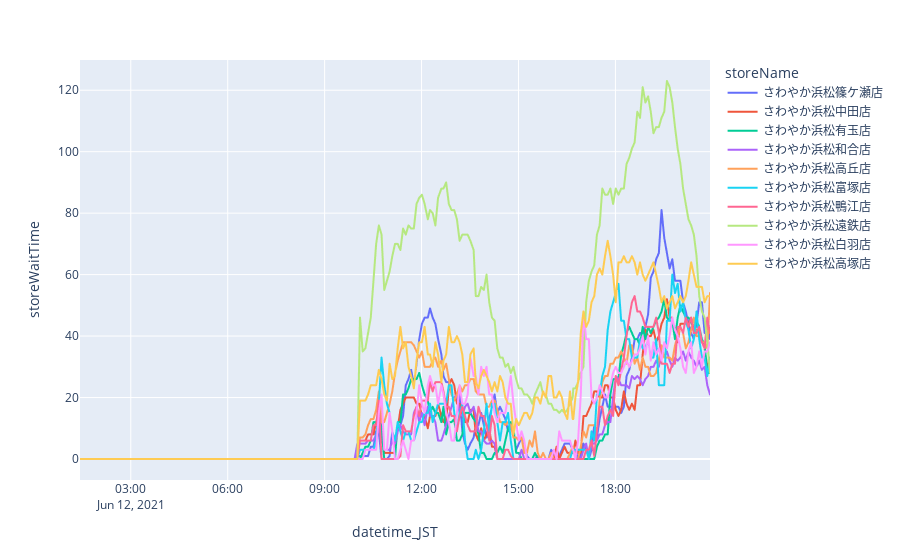

The code cell stored with this chart in its notebook:
### Code cell
import plotly.express as px

fig = px.line(final_df[final_df['storeName'].str.contains("浜松")], x="datetime_JST", y="storeWaitTime", color='storeName')
# fig = px.line(final_df, x="datetime_JST", y="storeWaitTime", color='storeName')
fig.show()

### Figure 1 — Plotly figure (JSON) as saved in the notebook; plotly's stock layout.template omitted (floating-point values rounded to 4 significant figures; data arrays with more than 128 entries replaced by an {"elided": "..."} marker saying what was removed)
{"data": [{"hovertemplate": "storeName=さわやか浜松篠ケ瀬店<br>datetime_JST=%{x}<br>storeWaitTime=%{y}<extra></extra>", "legendgroup": "さわやか浜松篠ケ瀬店", "line": {"color": "#636efa", "dash": "solid"}, "mode": "lines", "name": "さわやか浜松篠ケ瀬店", "showlegend": true, "type": "scattergl", "x": {"elided": "236 str values"}, "xaxis": "x", "y": {"elided": "236 int values"}, "yaxis": "y"}, {"hovertemplate": "storeName=さわやか浜松中田店<br>datetime_JST=%{x}<br>storeWaitTime=%{y}<extra></extra>", "legendgroup": "さわやか浜松中田店", "line": {"color": "#EF553B", "dash": "solid"}, "mode": "lines", "name": "さわやか浜松中田店", "showlegend": true, "type": "scattergl", "x": {"elided": "236 str values"}, "xaxis": "x", "y": {"elided": "236 int values"}, "yaxis": "y"}, {"hovertemplate": "storeName=さわやか浜松有玉店<br>datetime_JST=%{x}<br>storeWaitTime=%{y}<extra></extra>", "legendgroup": "さわやか浜松有玉店", "line": {"color": "#00cc96", "dash": "solid"}, "mode": "lines", "name": "さわやか浜松有玉店", "showlegend": true, "type": "scattergl", "x": {"elided": "236 str values"}, "xaxis": "x", "y": {"elided": "236 int values"}, "yaxis": "y"}, {"hovertemplate": "storeName=さわやか浜松和合店<br>datetime_JST=%{x}<br>storeWaitTime=%{y}<extra></extra>", "legendgroup": "さわやか浜松和合店", "line": {"color": "#ab63fa", "dash": "solid"}, "mode": "lines", "name": "さわやか浜松和合店", "showlegend": true, "type": "scattergl", "x": {"elided": "236 str values"}, "xaxis": "x", "y": {"elided": "236 int values"}, "yaxis": "y"}, {"hovertemplate": "storeName=さわやか浜松高丘店<br>datetime_JST=%{x}<br>storeWaitTime=%{y}<extra></extra>", "legendgroup": "さわやか浜松高丘店", "line": {"color": "#FFA15A", "dash": "solid"}, "mode": "lines", "name": "さわやか浜松高丘店", "showlegend": true, "type": "scattergl", "x": {"elided": "236 str values"}, "xaxis": "x", "y": {"elided": "236 int values"}, "yaxis": "y"}, {"hovertemplate": "storeName=さわやか浜松富塚店<br>datetime_JST=%{x}<br>storeWaitTime=%{y}<extra></extra>", "legendgroup": "さわやか浜松富塚店", "line": {"color": "#19d3f3", "dash": "solid"}, "mode": "lines", "name": "さわやか浜松富塚店", "showlegend": true, "type": "scattergl", "x": {"elided": "236 str values"}, "xaxis": "x", "y": {"elided": "236 int values"}, "yaxis": "y"}, {"hovertemplate": "storeName=さわやか浜松鴨江店<br>datetime_JST=%{x}<br>storeWaitTime=%{y}<extra></extra>", "legendgroup": "さわやか浜松鴨江店", "line": {"color": "#FF6692", "dash": "solid"}, "mode": "lines", "name": "さわやか浜松鴨江店", "showlegend": true, "type": "scattergl", "x": {"elided": "236 str values"}, "xaxis": "x", "y": {"elided": "236 int values"}, "yaxis": "y"}, {"hovertemplate": "storeName=さわやか浜松遠鉄店<br>datetime_JST=%{x}<br>storeWaitTime=%{y}<extra></extra>", "legendgroup": "さわやか浜松遠鉄店", "line": {"color": "#B6E880", "dash": "solid"}, "mode": "lines", "name": "さわやか浜松遠鉄店", "showlegend": true, "type": "scattergl", "x": {"elided": "236 str values"}, "xaxis": "x", "y": {"elided": "236 int values"}, "yaxis": "y"}, {"hovertemplate": "storeName=さわやか浜松白羽店<br>datetime_JST=%{x}<br>storeWaitTime=%{y}<extra></extra>", "legendgroup": "さわやか浜松白羽店", "line": {"color": "#FF97FF", "dash": "solid"}, "mode": "lines", "name": "さわやか浜松白羽店", "showlegend": true, "type": "scattergl", "x": {"elided": "236 str values"}, "xaxis": "x", "y": {"elided": "236 int values"}, "yaxis": "y"}, {"hovertemplate": "storeName=さわやか浜松高塚店<br>datetime_JST=%{x}<br>storeWaitTime=%{y}<extra></extra>", "legendgroup": "さわやか浜松高塚店", "line": {"color": "#FECB52", "dash": "solid"}, "mode": "lines", "name": "さわやか浜松高塚店", "showlegend": true, "type": "scattergl", "x": {"elided": "236 str values"}, "xaxis": "x", "y": {"elided": "236 int values"}, "yaxis": "y"}], "layout": {"legend": {"title": {"text": "storeName"}, "tracegroupgap": 0}, "margin": {"t": 60}, "xaxis": {"anchor": "y", "domain": [0, 1], "title": {"text": "datetime_JST"}}, "yaxis": {"anchor": "x", "domain": [0, 1], "title": {"text": "storeWaitTime"}}}}
